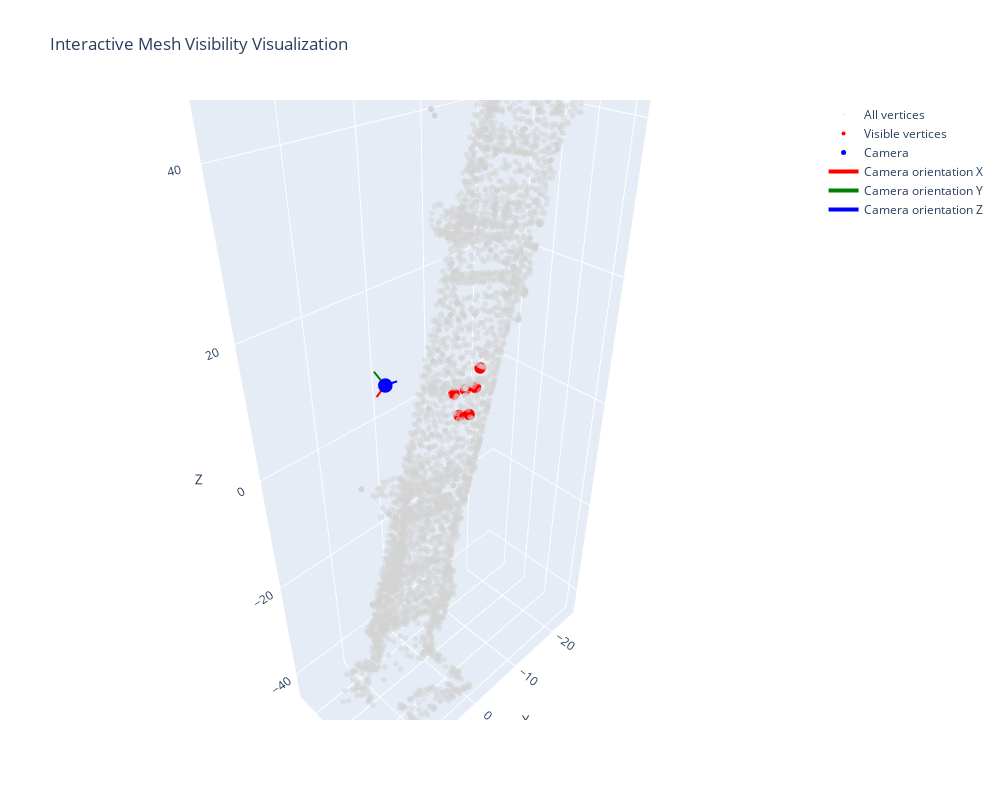

Write notebook code for a chart like this one.
### Markdown cell above
above is the depth map of visible part of the mesh

### Code cell
import numpy as np
import open3d as o3d
import trimesh

def get_visible_vertices_open3d(trimesh_obj, K, R, t, image_size):
    # Convert trimesh to Open3D mesh
    vertices = np.asarray(trimesh_obj.vertices)
    faces = np.asarray(trimesh_obj.faces)
    o3d_mesh = o3d.geometry.TriangleMesh()
    o3d_mesh.vertices = o3d.utility.Vector3dVector(vertices)
    o3d_mesh.triangles = o3d.utility.Vector3iVector(faces)
    
    # Create extrinsic matrix
    extrins = np.eye(4)
    extrins[:3, :3] = R
    extrins[:3, 3] = np.squeeze(t)

    intrins_t = o3d.core.Tensor(K)
    extrins_t = o3d.core.Tensor(extrins)
    
    # Render depth map
    rendered_depth = render_depth(
        intrins=intrins_t, 
        width=image_size[1], 
        height=image_size[0], 
        extrins=extrins_t, 
        tmesh=o3d.t.geometry.TriangleMesh.from_legacy(o3d_mesh)
    )
    
    # Project vertices
    vertices_homogeneous = np.hstack((vertices, np.ones((vertices.shape[0], 1))))
    P = K @ np.hstack((R, t))
    projected_points = P @ vertices_homogeneous.T
    projected_points = projected_points / projected_points[2]
    projected_points = projected_points[:2].T

    # Check visibility
    visible_mask = np.zeros(vertices.shape[0], dtype=bool)
    for i, (x, y) in enumerate(projected_points):
        x, y = int(x), int(y)
        if 0 <= x < image_size[1] and 0 <= y < image_size[0]:
            vertex_depth = np.linalg.norm(R @ vertices[i] + t.flatten())
            if vertex_depth <= rendered_depth[y, x] + 1e-3:  # Small epsilon for numerical stability
                visible_mask[i] = True
    
    return np.where(visible_mask)[0]

# Usage
image_shape = (img.shape[0], img.shape[1])
visible_vertices = get_visible_vertices_open3d(pier, camera_matrix, rotation, center, image_shape)

# Visualize results
visualize_results_interactive(pier, visible_vertices, camera_position, rotation)

### Figure 1 — Plotly figure (JSON) as saved in the notebook; plotly's stock layout.template omitted (floating-point values rounded to 4 significant figures; data arrays with more than 128 entries replaced by an {"elided": "..."} marker saying what was removed)
{"data": [{"marker": {"color": "lightgray", "opacity": 0.5, "size": 2}, "mode": "markers", "name": "All vertices", "type": "scatter3d", "x": {"elided": "4908 float values"}, "y": {"elided": "4908 float values"}, "z": {"elided": "4908 float values"}}, {"marker": {"color": "red", "size": 4}, "mode": "markers", "name": "Visible vertices", "type": "scatter3d", "x": [-11.94, -11.11, -7.884, -8.982, -9.936, -6.731], "y": [4.845, 4.823, 4.829, 4.855, 4.799, 4.891], "z": [7.171, 4.305, 1.138, 4.978, 0.2462, 5.352]}, {"marker": {"color": "blue", "size": 5}, "mode": "markers", "name": "Camera", "type": "scatter3d", "x": [0.1138], "y": [-1.312], "z": [7.014]}, {"line": {"color": "red", "width": 4}, "mode": "lines", "name": "Camera orientation X", "type": "scatter3d", "x": [0.1138, 0.783], "y": [-1.312, -2.444], "z": [7.014, 4.887]}, {"line": {"color": "green", "width": 4}, "mode": "lines", "name": "Camera orientation Y", "type": "scatter3d", "x": [0.1138, 0.107], "y": [-1.312, -3.519], "z": [7.014, 8.187]}, {"line": {"color": "blue", "width": 4}, "mode": "lines", "name": "Camera orientation Z", "type": "scatter3d", "x": [0.1138, -2.295], "y": [-1.312, -1.62], "z": [7.014, 6.42]}], "layout": {"height": 800, "scene": {"aspectmode": "data", "xaxis": {"title": {"text": "X"}}, "yaxis": {"title": {"text": "Y"}}, "zaxis": {"title": {"text": "Z"}}}, "title": {"text": "Interactive Mesh Visibility Visualization"}, "width": 1000, "xaxis": {"range": [[-14.59], [28.04]]}, "yaxis": {"range": [[-9.615], [9.131]]}}}
